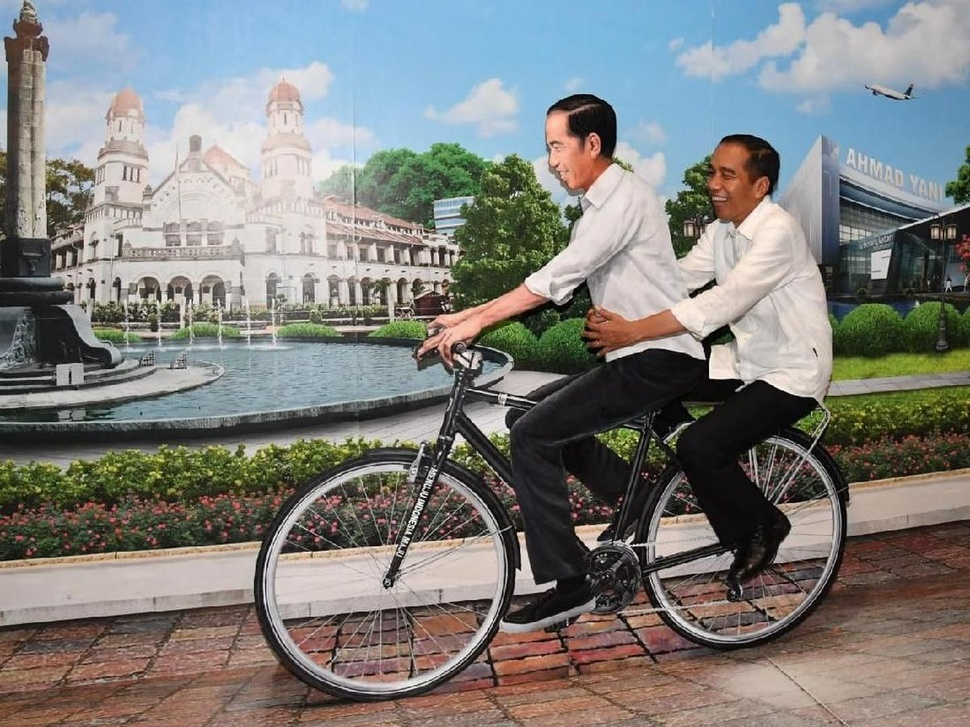
#> input picture gambarjokowi.jpeg, 970 x 727 px, shrunk from 1200 x 900 before the run
$ jupyter execute Tugas2ImageEnhancement.ipynb
#> lines starting #> are read from the running program, lines starting #| are printed output that depends on the picture
[cell 1]
import numpy as np
import matplotlib.pyplot as plt
from PIL import Image
from google.colab import files

[cell 2]
uploaded = files.upload()
#> the answer given: gambarjokowi.jpeg

[cell 3]
# Membaca citra dan ubah ke grayscale
img = Image.open(list(uploaded.keys())[0]).convert('L')
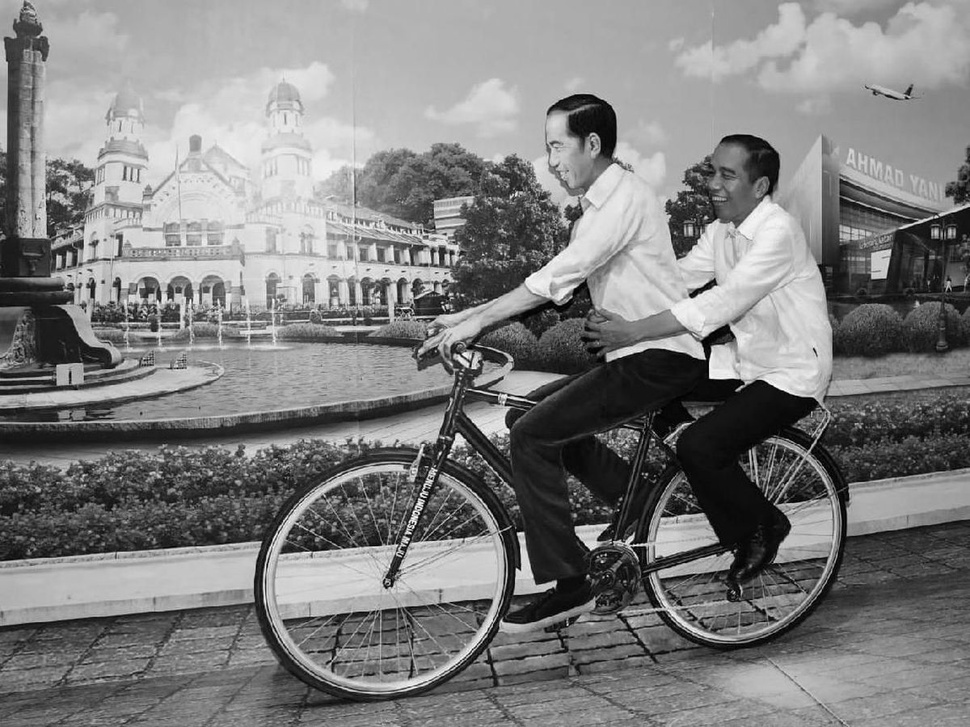
#> img: PIL image 970x727 L; min 0, max 255, mean 126.3
img = np.array(img)

[cell 4]
# 1. Menghitung Histogram Asli
hist = np.zeros(256)

for pixel in img.flatten():
    hist[pixel] += 1
#> this loop made 705190 passes
#> pixel on passes 1 to 3: 175, 175, 174
#> after the loop, hist = 256 values, max 7512 at index 178, min 3 at index 255, mean 2754.6

[cell 5]
# 2. Normalisasi Histogram

total_pixels = img.size
#> total_pixels = 705190
hist_norm = hist / total_pixels
#> hist_norm = 256 values, max 0.0107 at index 178, min 4.25e-06 at index 255, mean 0.00391

[cell 6]
# 3. Menghitung CDF
cdf = np.zeros(256)
cdf[0] = hist_norm[0]

for i in range(1,256):
    cdf[i] = cdf[i-1] + hist_norm[i]
#> after the loop, cdf = 256 values from 0.000146 to 1

[cell 7]
# 4. Histogram Equalization
L = 256
mapping = np.floor((L-1) * cdf).astype('uint8')
#> mapping = 256 values from 0 to 255

img_equalized = mapping[img]
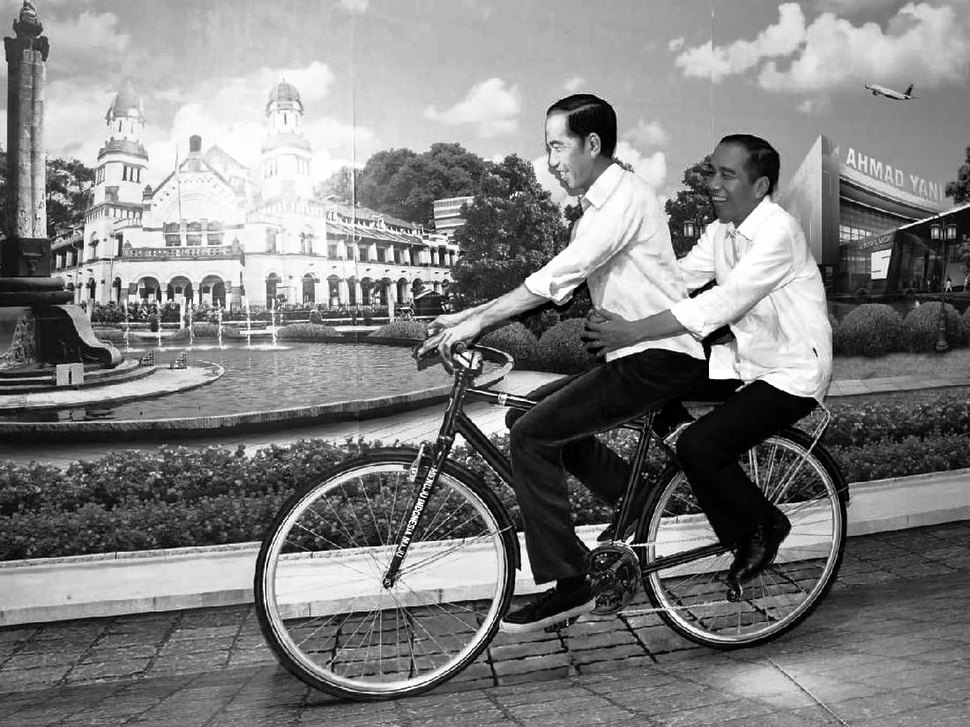
#> img_equalized: shape (727, 970); min 0, max 255, mean 127.6

# Histogram setelah equalization
hist_eq = np.zeros(256)

for pixel in img_equalized.flatten():
    hist_eq[pixel] += 1
#> this loop made 705190 passes
#> pixel on passes 1 to 3: 179, 179, 176
#> after the loop, hist_eq = 256 values, max 7512 at index 185, min 0 at index 11, mean 2754.6

[cell 8]
# 5. Visualisasi Hasil
# -----------------------------
plt.figure(figsize=(12,8))

plt.subplot(2,3,1)
plt.title("Citra Asli")
plt.imshow(img, cmap='gray')
plt.axis('off')

plt.subplot(2,3,2)
plt.title("Histogram Asli")
plt.bar(range(256), hist)

plt.subplot(2,3,3)
plt.title("Histogram Normalisasi")
plt.bar(range(256), hist_norm)

plt.subplot(2,3,4)
plt.title("Citra Setelah Equalization")
plt.imshow(img_equalized, cmap='gray')
plt.axis('off')

plt.subplot(2,3,5)
plt.title("Histogram Setelah Equalization")
plt.bar(range(256), hist_eq)

plt.tight_layout()
plt.show()
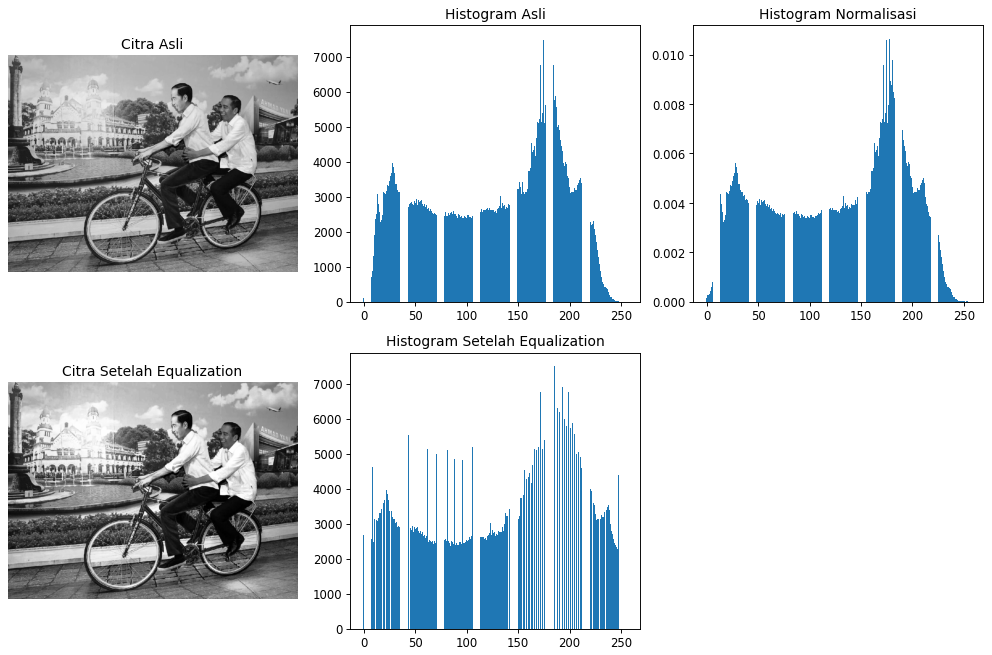
#> figure drawn by matplotlib, 5 panels; panel 2: tallest bar 7512 high, from x = 177.6 to 178.4; panel 3: tallest bar 0.0107 high, from x = 177.6 to 178.4; panel 5: tallest bar 7512 high, from x = 184.6 to 185.4
